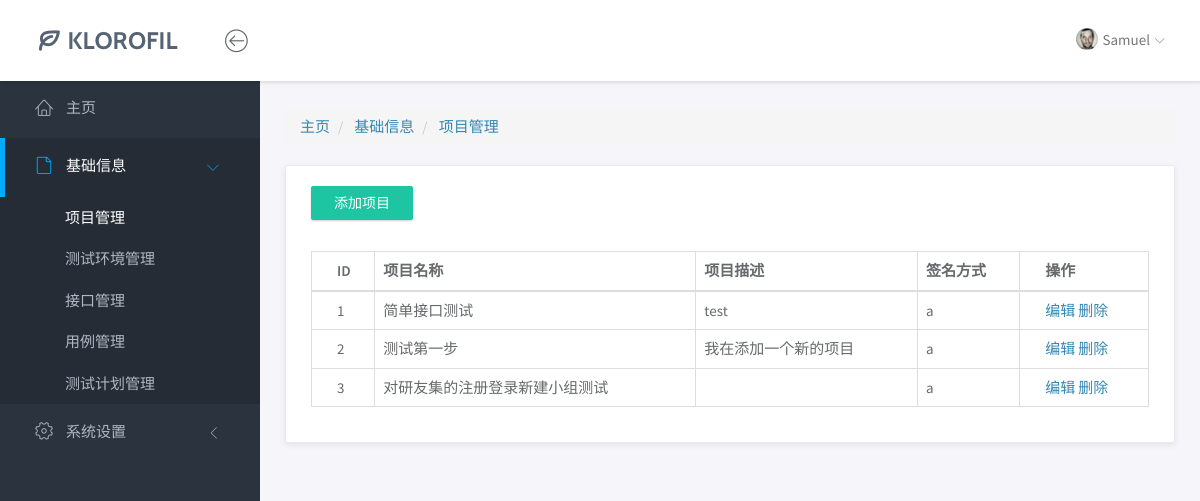
The page /base/project/ on the database as committed earlier.
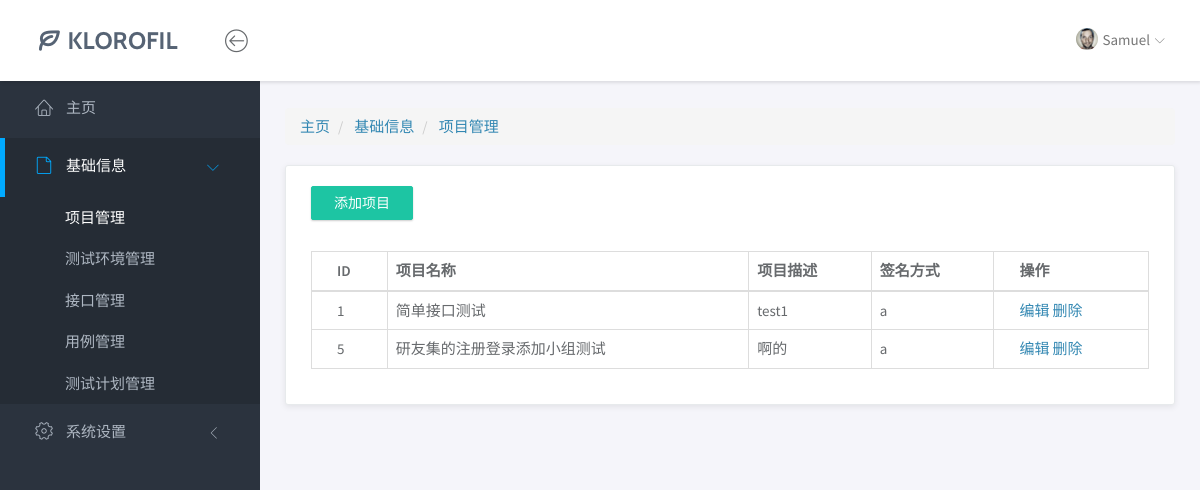
The same page on the database as committed later.
### base/models.py (models this page shows, shortened)
class Project(models.Model):
    prj_id = models.AutoField(primary_key=True, null=False)   # 项目ID
    prj_name = models.CharField(max_length=50)                # 项目名称
    sign = models.ForeignKey('Sign', on_delete=models.CASCADE)  # 关联的签名信息（外键）
    description = models.CharField(max_length=100)           # 项目描述

class Sign(models.Model):
    sign_id = models.AutoField(primary_key=True, null=False)  # 签名ID
    sign_name = models.CharField(max_length=50)              # 签名名称
    description = models.CharField(max_length=100)           # 签名描述
    def __str__(self):
        return self.sign_name

### base/views/project_views.py (the view)
# urls.py: path('project/', project_index),
def project_index(request):
    prj_list = Project.objects.all()
    return render(request, "base/project/index.html", {"prj_list": prj_list})

### templates/base/project/index.html
{% extends "../../base.html" %}
{% block crumbs %}
    <div class="row">
        <div class="col-md-12">
            <ol class="breadcrumb">
                <li>
                    <a href="/yqjr/index">主页</a>
                </li>
                <li class="active">
                    <a class="this">基础信息</a>
                </li>
                <li class="active">
                    <a class="this-page">项目管理</a>
                </li>
            </ol>
        </div>
    </div>
{% endblock %}
{% block body %}
    <div class="row">
        <div class="col-md-12">
            <div class="panel">
                <div class="panel-heading">
                   <a href="/base/project_add/" class="btn btn-primary">添加项目</a>
                </div>
                <div class="panel-body">
                    <table class="table table-bordered">
                        <thead>
                        <tr>
                            <th>ID</th>
                            <th>项目名称</th>
                            <th>项目描述</th>
                            <th>签名方式</th>
                            <th>操作</th>
                        </tr>
                        </thead>
                        <tbody>
                        {% for prj in prj_list %}
                            <tr>
                                <td>{{ prj.prj_id }}</td>
                                <td>{{ prj.prj_name }}</td>
                                <td>{{ prj.description }}</td>
                                <td>{{ prj.sign }}</td>
                                <td>
                                    <a href="/base/project_update?prj_id={{ prj.prj_id }}" class="layui-btn layui-btn-xs"
                                       lay-event="edit">编辑</a>
                                    <a href="/base/project_delete?prj_id={{ prj.prj_id }}"
                                       class="layui-btn layui-btn-danger layui-btn-xs" lay-event="del">删除</a>
                                </td>
                            </tr>
                        {% endfor %}
                        </tbody>
                    </table>
                </div>
            </div>
        </div>
    </div>
{% endblock %}

Rows that differ between the two databases and show on the page:
removed Project: prj_id "2", prj_name "测试第一步", description "我在添加一个新的项目", sign "a"
removed Project: prj_id "3", prj_name "对研友集的注册登录新建小组测试", sign "a"
changed Project "简单接口测试": description "test" → "test1"
added Project: prj_id "5", prj_name "研友集的注册登录添加小组测试", description "啊的", sign "a"
